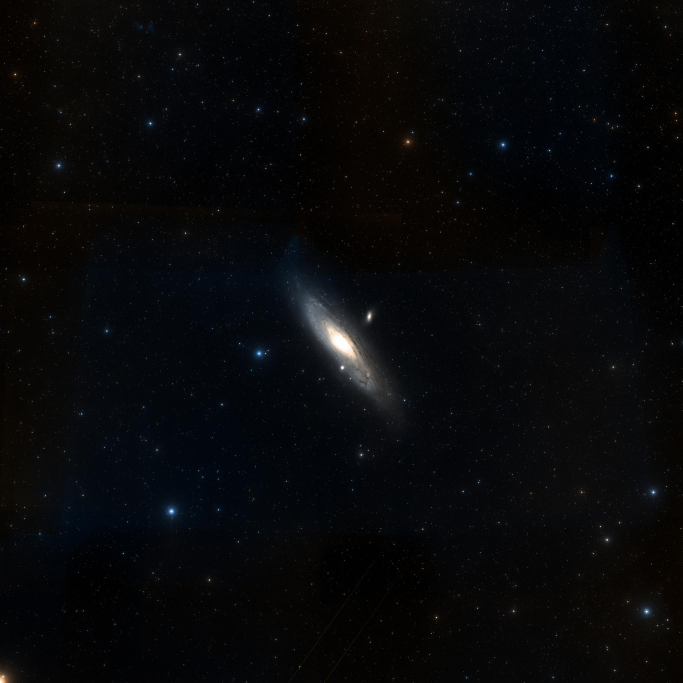
#> input picture ZemaxNonSequential7ChannelSampleSolution/cutout-CDS_P_DSS2_color.jpg, 2048 x 2048 px, found by its file name (shown at 1/3 size)
$ python Segment.py
#> lines starting #> are read from the running program, lines starting #| are printed output that depends on the picture; after the words box and inside, x2 and y2 are one past the last pixel; in counts of white or black regions, pixels touching at a corner belong together
from io import BytesIO
from PIL import Image, ImageDraw
import numpy as np
import matplotlib.pyplot as plt
from pathlib import Path

# =========================
# 1. Parameters
# =========================

INPUT_IMAGE = "cutout-CDS_P_DSS2_color.jpg"
OUTPUT_DIR = Path("7channel_output")
OUTPUT_DIR.mkdir(exist_ok=True)

SKY_FOV = 11.0        # Full sky image FOV (degrees)
CHANNEL_FOV = 3.5     # Each telescope full FOV (degrees)
SEPARATION = 3.0      # Channel center separation (degrees)

image = Image.open(INPUT_IMAGE).convert("RGB")
#> image is the input picture: PIL image 2048x2048 RGB; mean R, G, B 7.7, 8.2, 9.7
W, H = image.size
#> W = 2048; H = 2048

assert W == H, "This version assumes a square 11° × 11° input image."

pixels_per_degree = W / SKY_FOV
#> pixels_per_degree = 186.2
crop_size = round(CHANNEL_FOV * pixels_per_degree)
#> crop_size = 652
radius = crop_size / 2
#> radius = 326

cx, cy = W / 2, H / 2
#> cx = 1024; cy = 1024

# =========================
# 2. Channel sky coordinates
# =========================

s = SEPARATION
a = np.sqrt(3) / 2 * s

# x = right, y = up, in degrees
channels = {
    "A": (0, s),
    "B": (a, s / 2),
    "C": (a, -s / 2),
    "D": (0, -s),
    "E": (-a, -s / 2),
    "F": (-a, s / 2),
    "G": (0, 0)
}

# =========================
# 3. Split seven images
# =========================

mosaic = Image.new("RGBA", (W, H), (0, 0, 0, 255))
overview = image.copy()
draw = ImageDraw.Draw(overview)

for name, (dx, dy) in channels.items():

    # Sky angles -> image pixel coordinates
    x = cx + dx * pixels_per_degree
    y = cy - dy * pixels_per_degree

    left = round(x - crop_size / 2)
    top = round(y - crop_size / 2)

    box = (
        left,
        top,
        left + crop_size,
        top + crop_size
    )

    patch = image.crop(box).convert("RGBA")

    # Circular FOV mask
    mask = Image.new("L", (crop_size, crop_size), 0)
    mask_draw = ImageDraw.Draw(mask)

    mask_draw.ellipse(
        (0, 0, crop_size - 1, crop_size - 1),
        fill=255
    )

    patch.putalpha(mask)

    # Save each channel as BMP (no alpha; outside FOV is black)
    channel_bmp = Image.new("RGB", patch.size, (0, 0, 0))
    channel_bmp.paste(patch, mask=patch.getchannel("A"))
    channel_bmp.save(OUTPUT_DIR / f"Channel_{name}.bmp")

    # Reassemble in original sky coordinates
    mosaic.alpha_composite(patch, (left, top))

    # Mark FOV on overview
    r = CHANNEL_FOV / 2 * pixels_per_degree

    color = "orange" if name == "G" else "cyan"

    draw.ellipse(
        (round(x-r), round(y-r),
         round(x+r), round(y+r)),
        outline=color,
        width=max(2, W // 400)
    )

    draw.text(
        (round(x+8), round(y+8)),
        name,
        fill=color
    )
#> this loop made 7 passes
#> pass 1, `patch = image.crop(box).convert("RGBA")`:
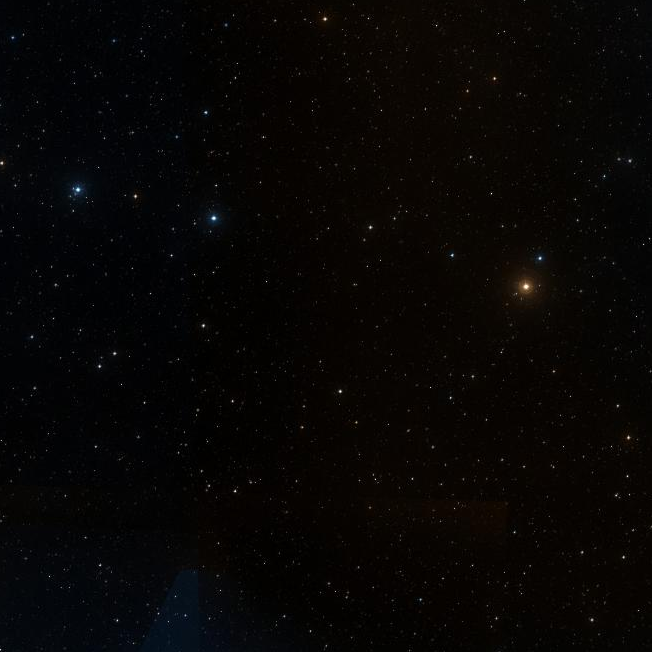
#> patch: PIL image 652x652 RGBA; mean R, G, B, A 7.1, 5.4, 4.4, 255
#> after the loop:
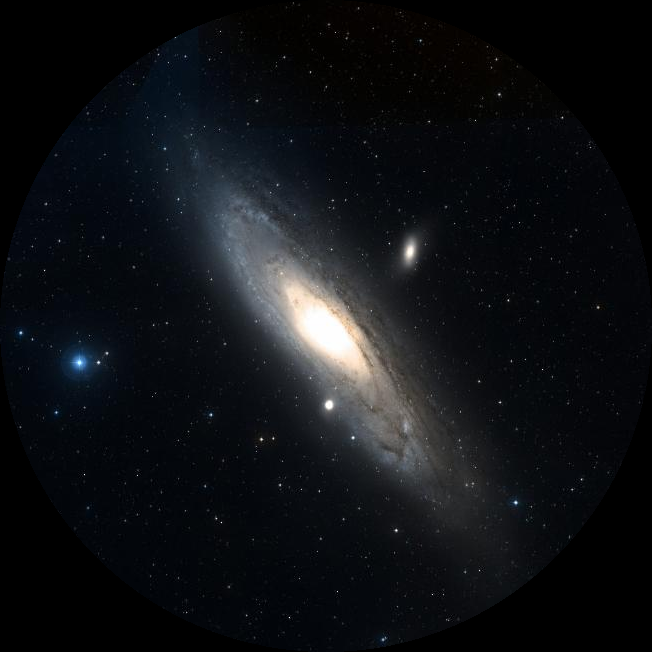
#> channel_bmp: PIL image 652x652 RGB; mean R, G, B 15.4, 17.5, 20.8
#> after the loop:
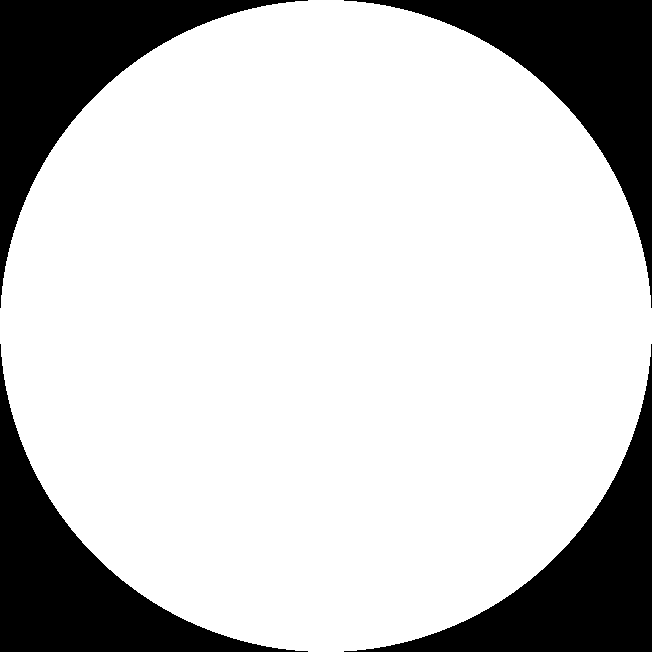
#> mask: PIL image 652x652 L; 78.5% white; 4 black regions, box (x1, y1, x2, y2) and area: (0, 0, 308, 308) 22832, (344, 0, 652, 308) 22832, (0, 344, 308, 652) 22832, (344, 344, 652, 652) 22832
#> after the loop:
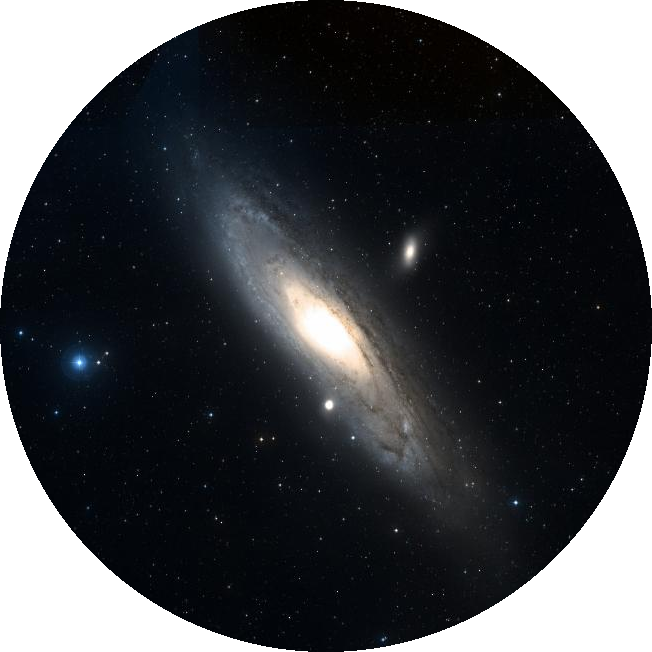
#> patch: PIL image 652x652 RGBA; mean R, G, B, A 16.6, 19, 23.1, 200.2; transparent parts drawn white

# =========================
# 4. Save results
# =========================

overview.save(OUTPUT_DIR / "FOV_Overview.bmp")
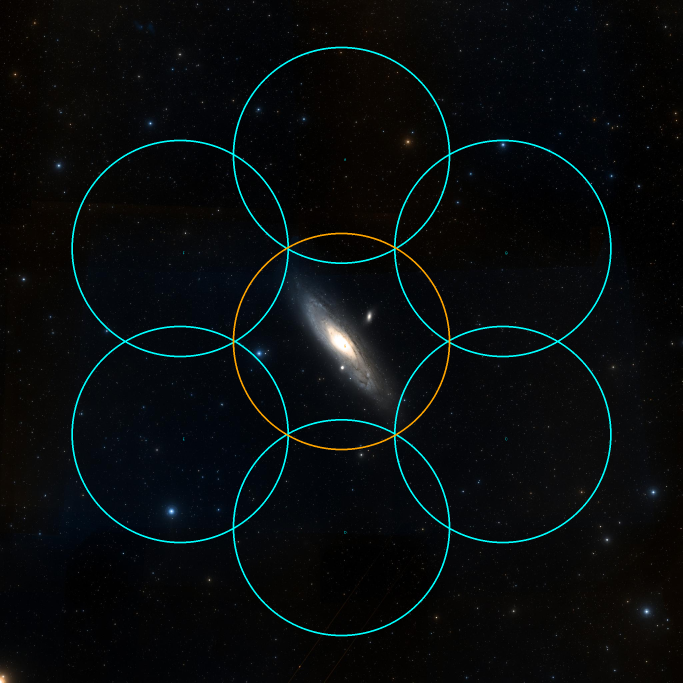
#> saved as FOV_Overview.bmp: PIL image 2048x2048 RGB (shown at 1/3 size); mean R, G, B 8.2, 12.1, 13.1
mosaic.convert("RGB").save(OUTPUT_DIR / "Mosaic.bmp")
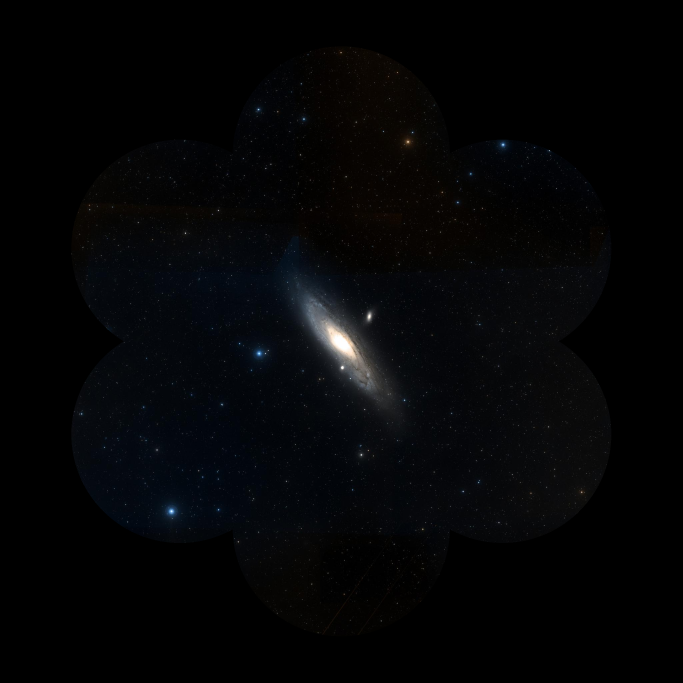
#> saved as Mosaic.bmp: PIL image 2048x2048 RGB (shown at 1/3 size); mean R, G, B 4.1, 4.7, 6

# =========================
# 5. Visualization
# =========================

fig, axes = plt.subplots(1, 3, figsize=(18, 6))

axes[0].imshow(image)
axes[0].set_title("Original Sky Image")

axes[1].imshow(overview)
axes[1].set_title("7-Channel FOV Coverage")

axes[2].imshow(mosaic)
axes[2].set_title("Reconstructed Mosaic")

for ax in axes:
    ax.axis("off")

plt.tight_layout()
buf = BytesIO()
plt.savefig(buf, format="png", dpi=200)
buf.seek(0)
Image.open(buf).convert("RGB").save(OUTPUT_DIR / "Comparison.bmp")
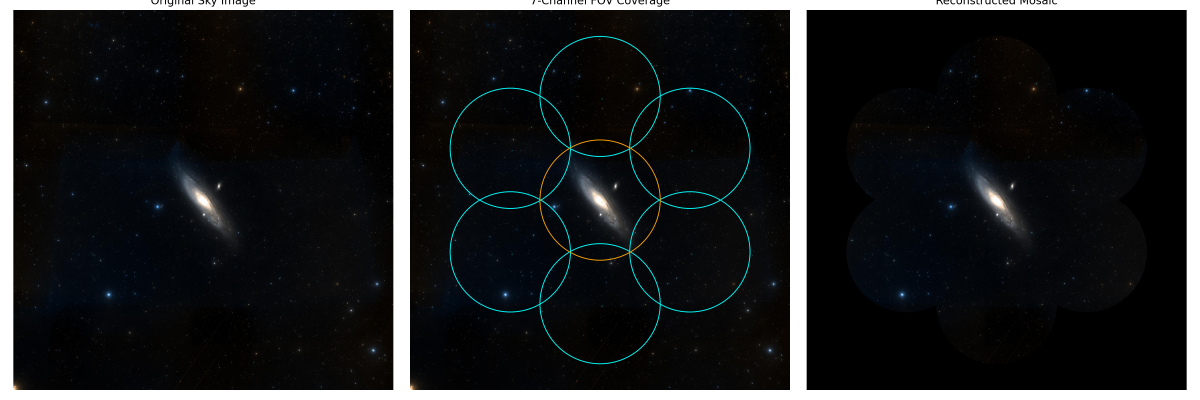
#> saved as Comparison.bmp: PIL image 3600x1200 RGB (shown at 1/3 size); mean R, G, B 30.3, 31.8, 32.9
plt.show()

print(f"Saved results to: {OUTPUT_DIR.resolve()}")
